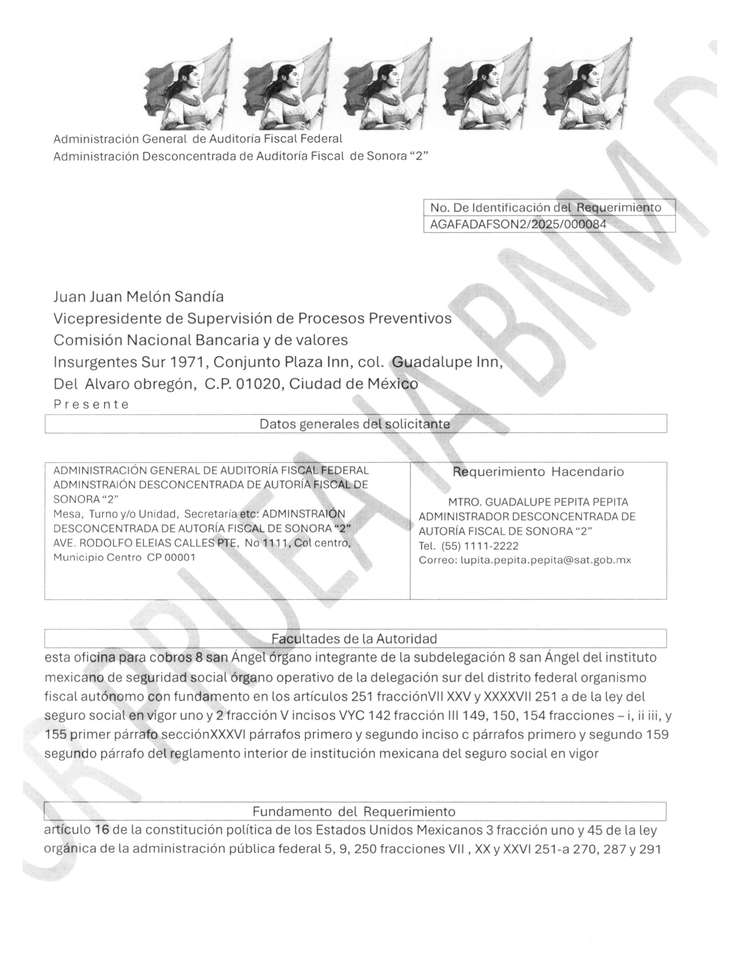
#> input picture Prisma/Fixtures/PRP1/222AAA-44444444442025_page-1.png, 738 x 956 px, shrunk from 2550 x 3300 before the run
$ python generate_degradation_spectrum_v3.py   (older library calls are emulated)
#> lines starting #> are read from the running program, lines starting #| are printed output that depends on the picture
#!/usr/bin/env python3
"""
Degradation Spectrum Generator v3

IMPROVEMENTS:
- Per-document blur calibration (documents respond differently)
- Localized scan lines (10-30% coverage, not full)
- Random scan line application (50% of images get them)
- No full-coverage scan lines (they were destroying OCR)

Target confidence bands:
- D80: 75-84% (light degradation)
- D70: 65-74% (moderate degradation)
- D60: 55-64% (heavy degradation)
"""

import subprocess
import json
import io
import random
from pathlib import Path
from dataclasses import dataclass, asdict
from typing import Optional

import numpy as np
from PIL import Image, ImageFilter, ImageEnhance, ImageDraw
import cv2


# ============================================================================
# Configuration
# ============================================================================

BASE_PATH = Path(__file__).parent.parent / "Fixtures"
INPUT_DIR = BASE_PATH / "PRP1"
OUTPUT_DIR = BASE_PATH / "PRP1_Degraded_v3"

# Documents with their blur sensitivity calibration
# blur_for_70 = blur level that drops them to ~70% confidence
DOCUMENTS = {
    "222AAA": {
        "filename": "222AAA-44444444442025_page-1.png",
        "blur_for_70": 4.0,    # Very resistant to blur
        "baseline_conf": 85.0,
    },
    "333BBB": {
        "filename": "333BBB-44444444442025_page1.png",
        "blur_for_70": 1.8,    # Sensitive to blur
        "baseline_conf": 89.8,
    },
    "333ccc": {
        "filename": "333ccc-6666666662025_page1.png",
        "blur_for_70": 1.5,    # Very sensitive
        "baseline_conf": 84.0,
    },
    "555CCC": {
        "filename": "555CCC-66666662025_page-0001.png",
        "blur_for_70": 2.5,    # Adjusted - very resistant to blur
        "baseline_conf": 95.0,
    },
}

CONFIDENCE_BANDS = ["D80", "D70", "D60"]
RANDOM_SEED = 42


# ============================================================================
# Degradation Functions
# ============================================================================

# [31 lines left out: function add_localized_scan_lines, not called in this run]


def add_gaussian_noise(image: Image.Image, intensity: float) -> Image.Image:
    """Add Gaussian noise."""
    if intensity <= 0:
        return image

    img_array = np.array(image, dtype=np.float32)
    noise = np.random.normal(0, intensity * 255, img_array.shape)
    noisy_img = np.clip(img_array + noise, 0, 255).astype(np.uint8)
    return Image.fromarray(noisy_img)


def apply_jpeg_compression(image: Image.Image, quality: int) -> Image.Image:
    """Apply JPEG compression artifacts."""
    if quality >= 95:
        return image

    buffer = io.BytesIO()
    image.save(buffer, format='JPEG', quality=quality)
    buffer.seek(0)
    return Image.open(buffer).convert('RGB')


def get_degradation_params(doc_info: dict, band: str, has_scan_lines: bool) -> dict:
    """
    Get degradation parameters for a document and band.

    Calibrated based on document's blur sensitivity.
    """
    blur_70 = doc_info["blur_for_70"]

    # Scale blur based on target band
    # D80 = 70% of blur_70, D70 = 100% of blur_70, D60 = 115% of blur_70
    # (D60 was too aggressive at 1.4, reduced to 1.15)
    blur_scale = {
        "D80": 0.7,
        "D70": 1.0,
        "D60": 1.15,
    }

    blur = blur_70 * blur_scale[band]

    # Other params scale similarly
    params = {
        "D80": {"contrast": 0.90, "jpeg": 75, "noise": 0.01},
        "D70": {"contrast": 0.85, "jpeg": 65, "noise": 0.015},
        "D60": {"contrast": 0.80, "jpeg": 55, "noise": 0.02},
    }

    result = {
        "blur": blur,
        "contrast": params[band]["contrast"],
        "jpeg_quality": params[band]["jpeg"],
        "noise": params[band]["noise"],
        "scan_lines": has_scan_lines,
        "scan_coverage": random.uniform(0.15, 0.25) if has_scan_lines else 0,
        "scan_intensity": random.uniform(0.12, 0.18) if has_scan_lines else 0,
    }

    return result


def apply_degradation(image: Image.Image, params: dict, seed: int) -> Image.Image:
    """Apply degradation with given parameters."""
    random.seed(seed)
    np.random.seed(seed)

    degraded = image.copy()
    if degraded.mode != 'RGB':
        degraded = degraded.convert('RGB')

    # 1. Gaussian Blur
    if params["blur"] > 0:
        degraded = degraded.filter(ImageFilter.GaussianBlur(radius=params["blur"]))

    # 2. Light Gaussian Noise
    if params["noise"] > 0:
        degraded = add_gaussian_noise(degraded, params["noise"])

    # 3. Contrast reduction
    if params["contrast"] != 1.0:
        degraded = ImageEnhance.Contrast(degraded).enhance(params["contrast"])

    # 4. Localized scan lines (randomly applied)
    if params["scan_lines"] and params["scan_coverage"] > 0:
        degraded = add_localized_scan_lines(
            degraded,
            coverage=params["scan_coverage"],
            intensity=params["scan_intensity"]
        )

    # 5. JPEG compression (last)
    if params["jpeg_quality"] < 95:
        degraded = apply_jpeg_compression(degraded, params["jpeg_quality"])

    return degraded


# ============================================================================
# OCR Functions
# ============================================================================

def run_tesseract_with_confidence(image_path: Path) -> dict:
    """Run Tesseract and get text + confidence."""
    result_text = subprocess.run(
        ["tesseract", str(image_path), "stdout", "-l", "spa", "--psm", "6"],
        capture_output=True, text=True, timeout=60
    )
    ocr_text = result_text.stdout

    result_tsv = subprocess.run(
        ["tesseract", str(image_path), "stdout", "-l", "spa", "--psm", "6", "tsv"],
        capture_output=True, text=True, timeout=60
    )

    confidences = []
    for line in result_tsv.stdout.strip().split('\n')[1:]:
        parts = line.split('\t')
        if len(parts) >= 12:
            try:
                conf = float(parts[10])
                if conf > 0:
                    confidences.append(conf)
            except ValueError:
                pass

    mean_conf = sum(confidences) / len(confidences) if confidences else 0

    return {
        "text": ocr_text,
        "mean_confidence": round(mean_conf, 2),
        "word_count": len(confidences),
        "char_count": len(ocr_text),
    }


# [21 lines left out: function analyze_image_properties, not called in this run]


# ============================================================================
# Main
# ============================================================================

def main():
    random.seed(RANDOM_SEED)
    np.random.seed(RANDOM_SEED)

    print("=" * 70)
    print("DEGRADATION SPECTRUM GENERATOR v3")
    print("=" * 70)
    print()
    print("Features:")
    print("  - Per-document blur calibration")
    print("  - Localized scan lines (10-25% coverage)")
    print("  - Random scan line application (~50% of images)")
    print()
    print(f"Input: {INPUT_DIR}")
    print(f"Output: {OUTPUT_DIR}")
    print(f"Documents: {len(DOCUMENTS)}")
    print(f"Bands: {CONFIDENCE_BANDS}")
    print(f"Total images: {len(DOCUMENTS) * len(CONFIDENCE_BANDS)}")
    print()

    # Create output directories
    for band in CONFIDENCE_BANDS:
        (OUTPUT_DIR / band).mkdir(parents=True, exist_ok=True)

    results = {}

    # Process each document
    for doc_id, doc_info in DOCUMENTS.items():
        filename = doc_info["filename"]
        input_path = INPUT_DIR / filename

        if not input_path.exists():
            print(f"WARNING: {filename} not found!")
            continue

        print(f"\n{'='*60}")
        print(f"Processing: {doc_id}")
        print(f"  Blur calibration: blur_for_70 = {doc_info['blur_for_70']}")
        print(f"{'='*60}")

        original = Image.open(input_path)
#> original is the input picture: PIL image 738x956 RGB; mean R, G, B 242.1, 242.1, 242.1
        if original.mode != 'RGB':
            original = original.convert('RGB')

        results[doc_id] = {
            "filename": filename,
            "baseline_conf": doc_info["baseline_conf"],
            "blur_for_70": doc_info["blur_for_70"],
            "degradations": {}
        }

        for band in CONFIDENCE_BANDS:
            # Randomly decide if this image gets scan lines (~50%)
            has_scan_lines = random.random() < 0.5

            # Get calibrated params
            params = get_degradation_params(doc_info, band, has_scan_lines)

            # Apply degradation
            seed = hash(f"{doc_id}_{band}") % (2**32)
            degraded = apply_degradation(original, params, seed)
#> in apply_degradation, `degraded = degraded.filter(ImageFilter.GaussianBlur(radius=params["blu..`:
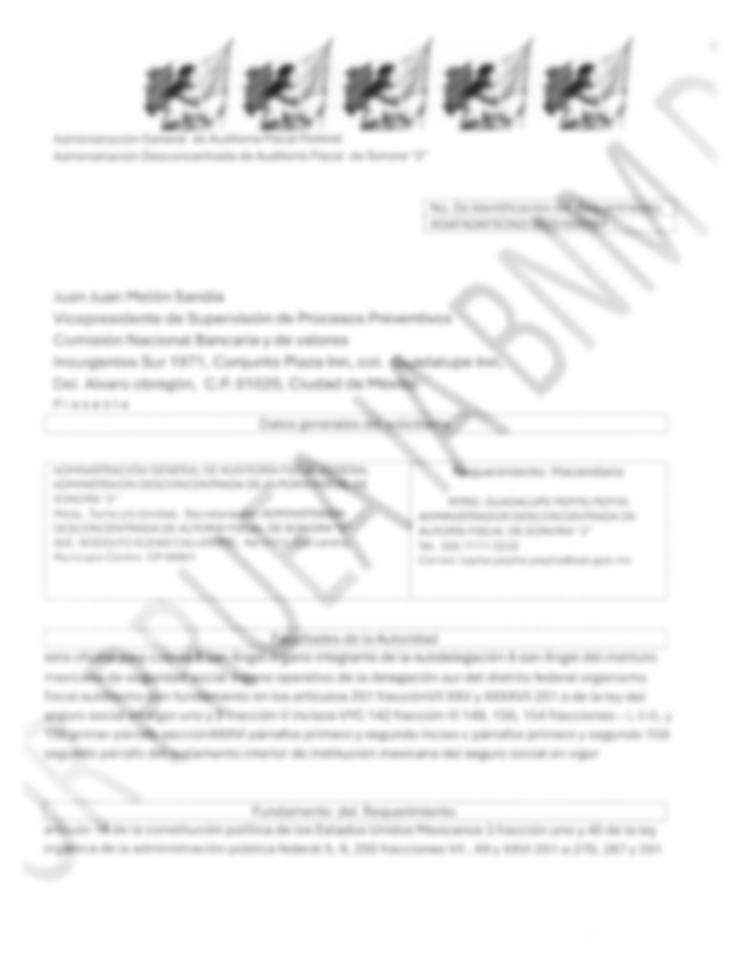
#> degraded: PIL image 738x956 RGB; mean R, G, B 242.1, 242.1, 242.1

            # Save
            output_path = OUTPUT_DIR / band / filename
            if output_path.suffix.lower() in ['.jpg', '.jpeg']:
                output_path = output_path.with_suffix('.png')
            degraded.save(output_path, 'PNG')

            # OCR
            ocr_result = run_tesseract_with_confidence(output_path)
            img_props = analyze_image_properties(output_path)

            results[doc_id]["degradations"][band] = {
                "params": params,
                "output_path": str(output_path),
                "ocr": ocr_result,
                "image_properties": img_props,
            }

            scan_str = "📊" if has_scan_lines else "  "
            conf = ocr_result['mean_confidence']
            print(f"  {band} {scan_str}: {conf:.1f}% (blur={params['blur']:.2f})")

    # Save results
    results_path = OUTPUT_DIR / "degradation_results_v3.json"
    with open(results_path, 'w', encoding='utf-8') as f:
        json.dump(results, f, indent=2, ensure_ascii=False)

    # Summary
    print("\n" + "=" * 70)
    print("SUMMARY")
    print("=" * 70)
    print()
    print(f"{'Document':<10} {'Baseline':<10} ", end="")
    for band in CONFIDENCE_BANDS:
        print(f"{band:<10} ", end="")
    print()
    print("-" * 50)

    for doc_id, data in results.items():
        baseline = data['baseline_conf']
        print(f"{doc_id:<10} {baseline:<10.1f} ", end="")
        for band in CONFIDENCE_BANDS:
            if band in data['degradations']:
                conf = data['degradations'][band]['ocr']['mean_confidence']
                print(f"{conf:<10.1f} ", end="")
        print()

    print()
    print(f"Results saved to: {results_path}")
    print("=" * 70)

    return results


if __name__ == "__main__":
    main()
#> (the call stopped at in run_tesseract_with_confidence, `result_text = subprocess.run( ["tesseract", str(image_path), "stdout",..`: subprocess is not available in this run)
